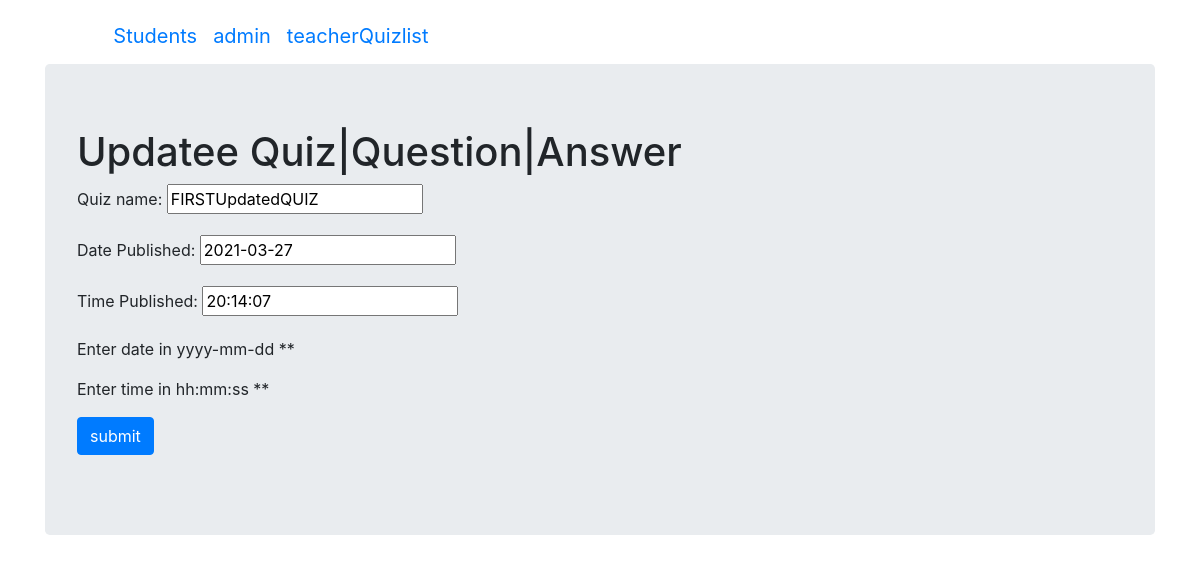
Page /teacher/teacher/quiz/update/1/ on the committed database.
### quiz_app/models.py (models this page shows, shortened)
class Quiz(models.Model):
    quiz_name = models.CharField(max_length=200)
    quiz_date= models.DateField('Date Published')
    quiz_time=models.TimeField('Time Published')

### teacher/views.py (the view)
# urls.py: path('teacher/quiz/update/<int:pk>/',views.QuizUpdateView.as_view(),name='quizupdate'),
class QuizUpdateView(UpdateView):
    fields=('quiz_name','quiz_date','quiz_time')
    model=models.Quiz
    template_name='teacher/quiz_form.html'

### teacher/templates/teacher/quiz_form.html (shortened to what this page needs)
{% extends "teacher/teacher_base.html"%}
{% block body_block %}
<h1>
    {% if not form.instance.pk %}
       Create Quiz|Question|Answer
    {% else %}
       Updatee Quiz|Question|Answer
    {% endif %}
</h1>
<form method="post">
    {{ form.as_p }}
<p>Enter date in yyyy-mm-dd **</p>
<p>Enter time in hh:mm:ss **</p>
    <input type="submit" class="btn btn-primary" value="submit">
</form>
{% endblock %}

### rows in the picture
Quiz: quiz_name "FIRSTUpdatedQUIZ", quiz_date "2021-03-27", quiz_time "20:14:07"
